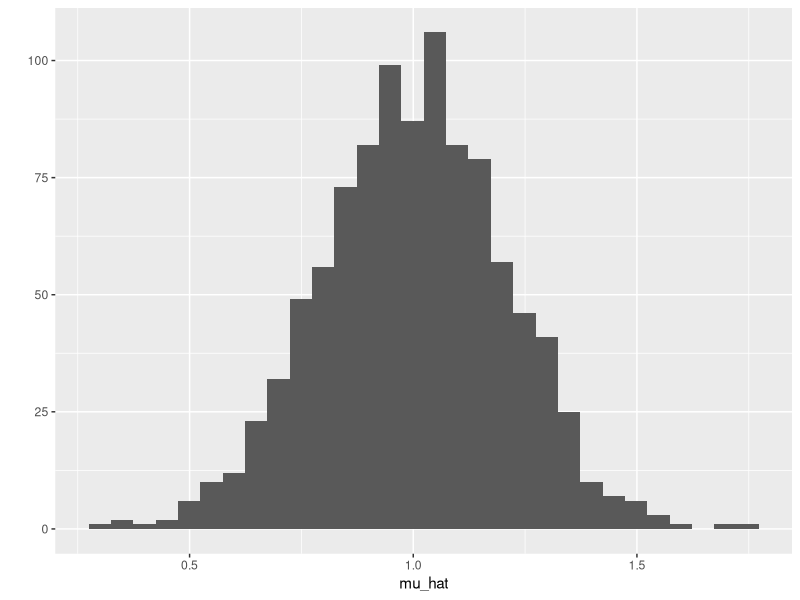
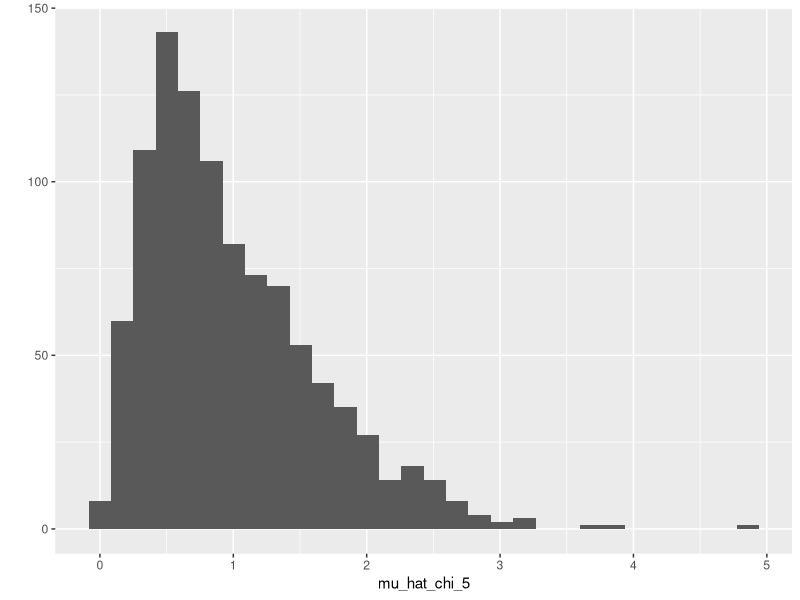
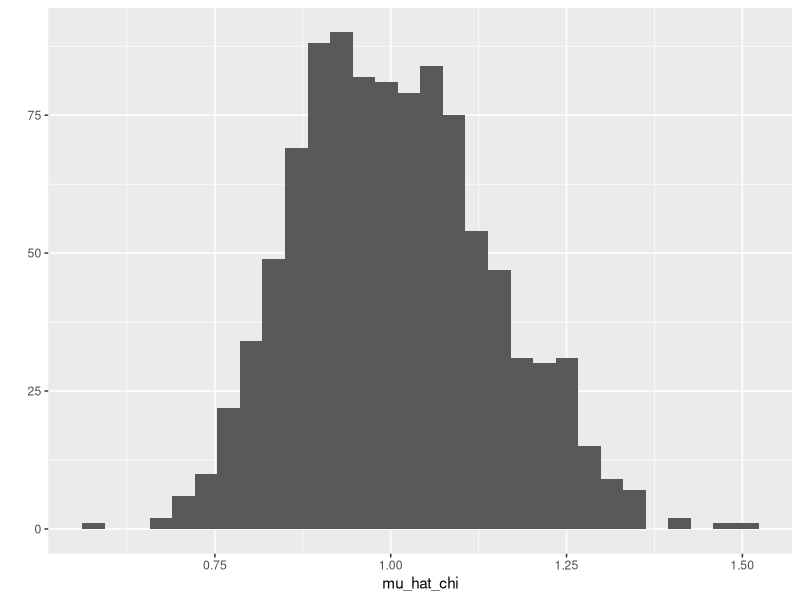
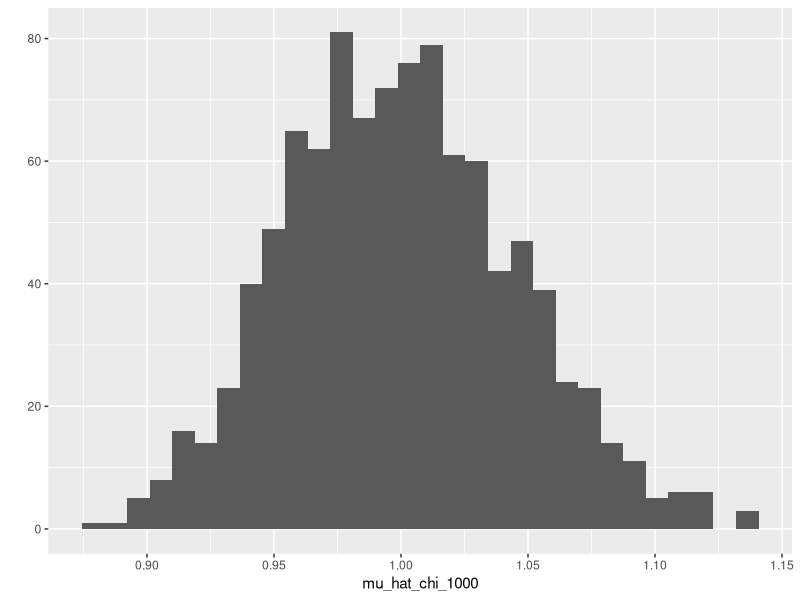

Here is the R script that generated these plots, in order:
library(tidyverse)

# PRELIMINARIES -----------------------------------------------------------

## Number of replications in Monte Carlo
r <- 1000

## Seed for random generation
set.seed(1337)
# MONTE CARLO SIMULATION 1 ------------------------------------------------

## Function that draws a random sample and calculates the mean
statfun <- function(N, mean, sd) {
  mean(rnorm(n = N,
             mean = mean,
             sd = sd)
       )
}

# a) Mean 1, sd 2, N = 100 ------------------------------------------------

## Loop r times using sample size 100
mu_hat <- map_dbl(rep(100, r),
                  .f = statfun,
                  mean = 1,
                  sd = 2)
## Mean and sd of our estimator
mean(mu_hat)
sd(mu_hat)


# b) Histogram ------------------------------------------------------------

## Using qplot from ggplto2 which intelligently picks a histogram
qplot(mu_hat)


# c) Mean 1, sd 2, N = 5 or 1000 ------------------------------------------

## Loop r times using sample size 5
mu_hat_5 <- map_dbl(rep(5, r),
                    .f = statfun,
                    mean = 1,
                    sd = 2)
## Mean and sd of our estimator
mean(mu_hat_5)
sd(mu_hat_5)

## Loop r times using sample size 1000
mu_hat_1000 <- map_dbl(rep(1000, r),
                    .f = statfun,
                    mean = 1,
                    sd = 2)
## Mean and sd of our estimator
mean(mu_hat_1000)
sd(mu_hat_1000)


# d, e) Chi Squared distribution ------------------------------------------

## Function that draws a random sample from chi_sq(1) and calculates the mean
statfun_chi <- function(N) {
  mean(rnorm(n = N)^2)
}
## Loop r times using sample size 5
mu_hat_chi_5 <- map_dbl(rep(5, r),
                  .f = statfun_chi)
## Mean and sd of our estimator
mean(mu_hat_chi_5)
sd(mu_hat_chi_5)

## Loop r times using sample size 100
mu_hat_chi <- map_dbl(rep(100, r),
                  .f = statfun_chi)
## Mean and sd of our estimator
mean(mu_hat_chi)
sd(mu_hat_chi)

## Loop r times using sample size 1000
mu_hat_chi_1000 <- map_dbl(rep(1000, r),
                  .f = statfun_chi)
## Mean and sd of our estimator
mean(mu_hat_chi_1000)
sd(mu_hat_chi_1000)

## Plots
qplot(mu_hat_chi_5)
qplot(mu_hat_chi)
qplot(mu_hat_chi_1000)


# f) T-Testing ------------------------------------------------------------

## Function drawing a sample and performing a t-test.
## Returns true if H0 mu=1 is rejected
testfun <- function(N) {
  ## Draw chi squared sample
  sample <-rnorm(n = N)^2
  ## Do t-test with H0: mu = 1
  test <- t.test(sample,
         mu = 1)
  ## Return true if p-value is smaller than 0.05
  test$p.value < 0.05
}

## Do r tests
tests <- map_dbl(rep(1000, r),
        .f = testfun)
## Fraction of samples where H0 got rejected
mean(tests)
